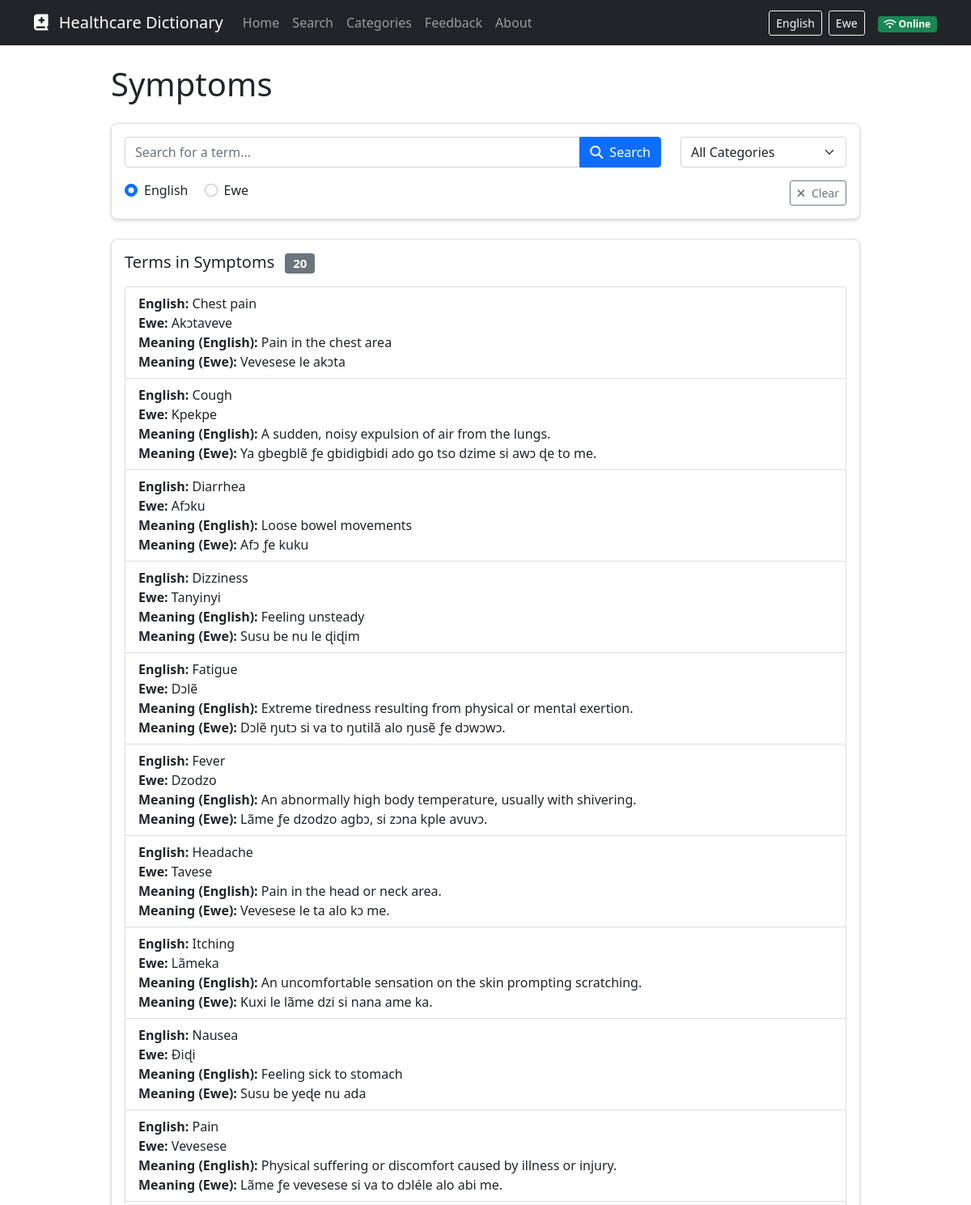
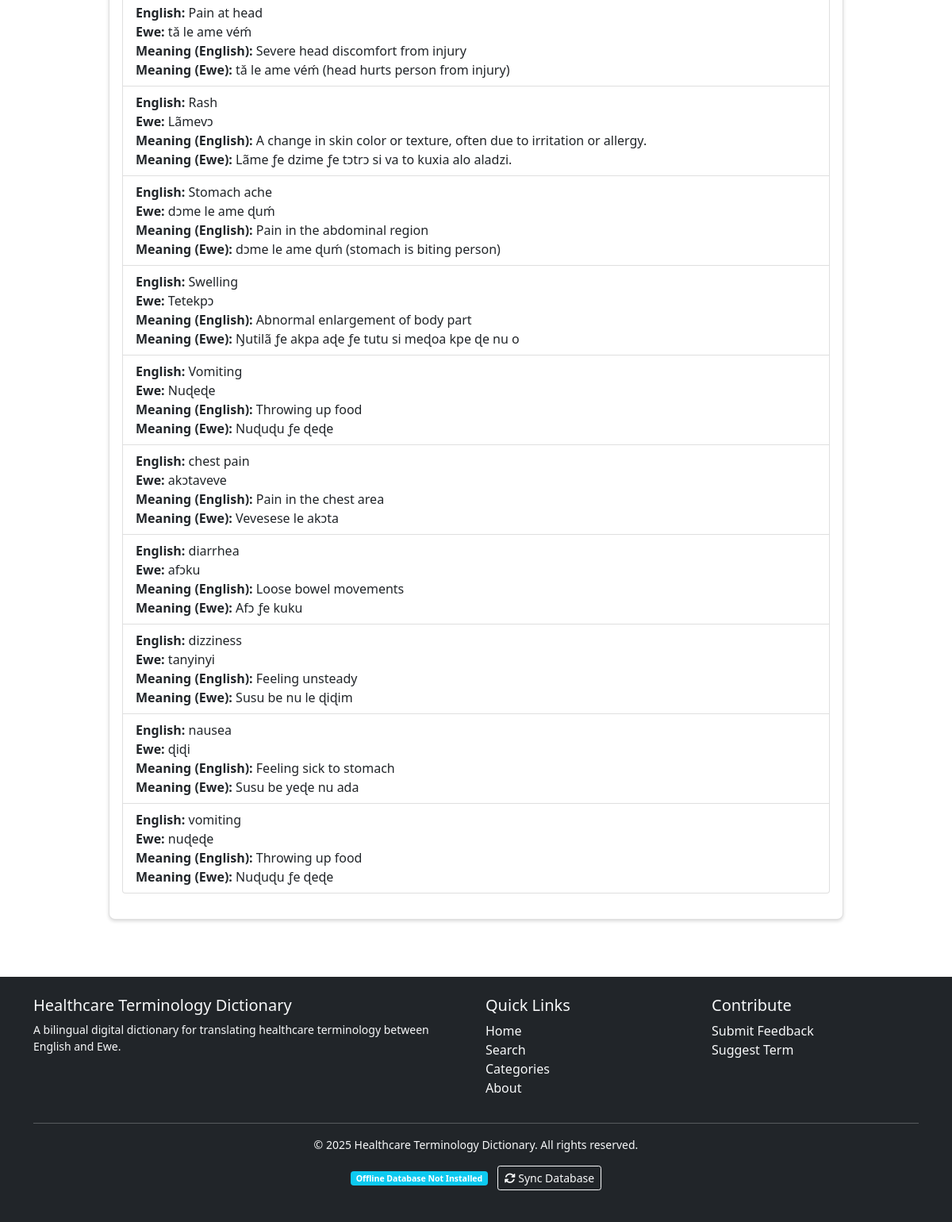
The page /category/3 on the database its author committed (2 pictures, top to bottom).
### models.py (models this page shows, shortened)
class Category(db.Model):
    id = db.Column(db.Integer, primary_key=True)
    name_en = db.Column(db.String(100), nullable=False)
    name_ewe = db.Column(db.String(100), nullable=False)
    description_en = db.Column(db.Text)
    description_ewe = db.Column(db.Text)
    terms = db.relationship('Term', backref='category', lazy=True)

class Term(db.Model):
    id = db.Column(db.Integer, primary_key=True)
    term_en = db.Column(db.String(200), nullable=False, index=True)
    term_ewe = db.Column(db.String(200), nullable=False, index=True)
    definition_en = db.Column(db.Text, nullable=False)
    definition_ewe = db.Column(db.Text, nullable=False)
    example_en = db.Column(db.Text)
    example_ewe = db.Column(db.Text)
    pronunciation = db.Column(db.String(200))
    category_id = db.Column(db.Integer, db.ForeignKey('category.id'), nullable=False)
    created_at = db.Column(db.DateTime, default=datetime.utcnow)
    updated_at = db.Column(db.DateTime, default=datetime.utcnow, onupdate=datetime.utcnow)
    ai_explanation_en = db.Column(db.Text)
    ai_explanation_ewe = db.Column(db.Text)

### routes.py (the view)
@app.route('/category/<int:category_id>')
def category_detail(category_id):
    category = Category.query.get_or_404(category_id)
    terms = Term.query.filter_by(category_id=category_id).order_by(Term.term_en).all()
    return render_template('search.html',
                           terms=terms,
                           selected_category=category_id,
                           category=category,
                           categories=Category.query.all())

### templates/search.html (shortened to what this page needs)
{% extends "layout.html" %}
{% block content %}
<div class="row mb-4">
    <div class="col-md-10 mx-auto">
        <h1 class="mb-4">
            {% if query %}
                <span class="lang-en">Search Results for "{{ query }}"</span>
                <span class="lang-ewe d-none">Nusiwo Nèdi "{{ query }}"</span>
            {% elif category %}
                <span class="lang-en">{{ category.name_en }}</span>
            {% else %}
                <span class="lang-en">Search Healthcare Terms</span>
                <span class="lang-ewe d-none">Di Lãmesẽ Nyagbɔgblɔwo</span>
            {% endif %}
        </h1>
        <div class="card mb-4">
            <div class="card-body">
                <form action="{{ url_for('search') }}" method="get" id="search-form">
                    <div class="row">
                        <div class="col-lg-9">
                            <div class="input-group mb-3">
                                <input type="text" name="q" id="search-input" class="form-control"
                                       value="{{ query }}" placeholder="Search for a term...">
                                <button class="btn btn-primary" type="submit">
                                    <i class="fas fa-search"></i>
                                    <span class="d-none d-md-inline ms-1">Search</span>
                                </button>
                            </div>
                        </div>
                        <div class="col-lg-3">
                            <select name="category" id="category-filter" class="form-select mb-3">
                                <option value="">All Categories</option>
                            </select>
                        </div>
                    </div>
                    <div class="row">
                        <div class="col-md-6">
                            <div class="form-check form-check-inline">
                                <input class="form-check-input" type="radio" name="lang" id="searchLangEn" value="en" checked>
                                <label class="form-check-label" for="searchLangEn">English</label>
                            </div>
                            <div class="form-check form-check-inline">
                                <input class="form-check-input" type="radio" name="lang" id="searchLangEwe" value="ewe">
                                <label class="form-check-label" for="searchLangEwe">Ewe</label>
                            </div>
                        </div>
                        <div class="col-md-6 text-md-end">
                            <button type="button" id="clear-search" class="btn btn-sm btn-outline-secondary">
                                <i class="fas fa-times me-1"></i> Clear
                            </button>
                        </div>
                    </div>
                </form>
            </div>
        </div>
        <div class="card">
            <div class="card-body">
                <h2 class="h5 mb-3">
                    {% if category %}
                        <span class="lang-en">Terms in {{ category.name_en }}</span>
                    {% else %}
                        <span class="lang-en">Search Results</span>
                        <span class="lang-ewe d-none">Nusiwo Nèdi</span>
                    {% endif %}
                    <span class="badge bg-secondary ms-2">{{ terms|length }}</span>
                </h2>
                <div class="list-group mb-3" id="search-results">
                    {% for term in terms %}
                    <a href="{{ url_for('term_detail', term_id=term.id) }}" class="list-group-item list-group-item-action term-item" data-term-id="{{ term.id }}">
                        <div>
                            <strong>English:</strong> {{ term.term_en }}<br>
                            <strong>Ewe:</strong> {{ term.term_ewe }}<br>
                            <strong>Meaning (English):</strong> {{ term.definition_en|truncate(100) }}<br>
                            <strong>Meaning (Ewe):</strong> {{ term.definition_ewe|truncate(100) }}
                        </div>
                    </a>
                    {% endfor %}
                </div>
            </div>
        </div>
    </div>
</div>
{% endblock %}

### static/css/custom.css (style rules this page uses)
body { min-height: 100vh; display: flex; flex-direction: column; }
.card { border-radius: 0.5rem; box-shadow: 0 0.125rem 0.25rem rgba(0, 0, 0, 0.15); transition: transform 0.2s ease-in-out, box-shadow 0.2s ease-in-out; }
.lang-ewe, .lang-en { transition: opacity 0.3s ease-in-out; }

### rows shown on the page
Category: name_en "Symptoms"
Term: term_en "Chest pain", term_ewe "Akɔtaveve", definition_en "Pain in the chest area", definition_ewe "Vevesese le akɔta"
Term: term_en "Cough", term_ewe "Kpekpe", definition_en "A sudden, noisy expulsion of air from the lungs.", definition_ewe "Ya gbegblẽ ƒe gbidigbidi ado go tso dzime si awɔ ɖe to me."
Term: term_en "Diarrhea", term_ewe "Afɔku", definition_en "Loose bowel movements", definition_ewe "Afɔ ƒe kuku"
Term: term_en "Dizziness", term_ewe "Tanyinyi", definition_en "Feeling unsteady", definition_ewe "Susu be nu le ɖiɖim"
Term: term_en "Fatigue", term_ewe "Dɔlẽ", definition_en "Extreme tiredness resulting from physical or mental exertion.", definition_ewe "Dɔlẽ ŋutɔ si va to ŋutilã alo ŋusẽ ƒe dɔwɔwɔ."
Term: term_en "Fever", term_ewe "Dzodzo", definition_en "An abnormally high body temperature, usually with shivering.", definition_ewe "Lãme ƒe dzodzo agbɔ, si zɔna kple avuvɔ."
Term: term_en "Headache", term_ewe "Tavese", definition_en "Pain in the head or neck area.", definition_ewe "Vevesese le ta alo kɔ me."
Term: term_en "Itching", term_ewe "Lãmeka", definition_en "An uncomfortable sensation on the skin prompting scratching.", definition_ewe "Kuxi le lãme dzi si nana ame ka."
Term: term_en "Nausea", term_ewe "Ɖiɖi", definition_en "Feeling sick to stomach", definition_ewe "Susu be yeɖe nu ada"
Term: term_en "Pain", term_ewe "Vevesese", definition_en "Physical suffering or discomfort caused by illness or injury.", definition_ewe "Lãme ƒe vevesese si va to dɔléle alo abi me."
Term: term_en "Pain at head", term_ewe "tǎ le ame véḿ", definition_en "Severe head discomfort from injury", definition_ewe "tǎ le ame véḿ (head hurts person from injury)"
Term: term_en "Rash", term_ewe "Lãmevɔ", definition_en "A change in skin color or texture, often due to irritation or allergy.", definition_ewe "Lãme ƒe dzime ƒe tɔtrɔ si va to kuxia alo aladzi."
Term: term_en "Stomach ache", term_ewe "dɔme le ame ɖuḿ", definition_en "Pain in the abdominal region", definition_ewe "dɔme le ame ɖuḿ (stomach is biting person)"
Term: term_en "Swelling", term_ewe "Tetekpɔ", definition_en "Abnormal enlargement of body part", definition_ewe "Ŋutilã ƒe akpa aɖe ƒe tutu si meɖoa kpe ɖe nu o"
Term: term_en "Vomiting", term_ewe "Nuɖeɖe", definition_en "Throwing up food", definition_ewe "Nuɖuɖu ƒe ɖeɖe"
Term: term_en "chest pain", term_ewe "akɔtaveve", definition_en "Pain in the chest area", definition_ewe "Vevesese le akɔta"
Term: term_en "diarrhea", term_ewe "afɔku", definition_en "Loose bowel movements", definition_ewe "Afɔ ƒe kuku"
Term: term_en "dizziness", term_ewe "tanyinyi", definition_en "Feeling unsteady", definition_ewe "Susu be nu le ɖiɖim"
Term: term_en "nausea", term_ewe "ɖiɖi", definition_en "Feeling sick to stomach", definition_ewe "Susu be yeɖe nu ada"
Term: term_en "vomiting", term_ewe "nuɖeɖe", definition_en "Throwing up food", definition_ewe "Nuɖuɖu ƒe ɖeɖe"

### other values the page prints
{{ terms|length }} "20"
